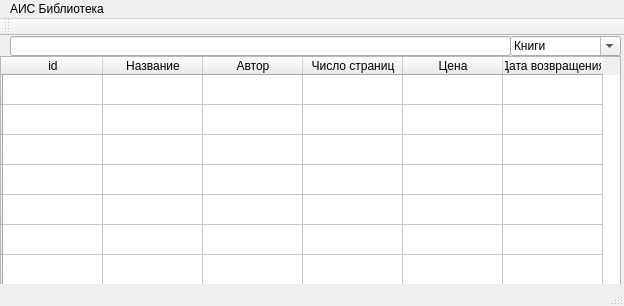
<?xml version="1.0" encoding="UTF-8"?>
<ui version="4.0">
 <class>MainWindow</class>
 <widget class="QMainWindow" name="MainWindow">
  <property name="enabled">
   <bool>true</bool>
  </property>
  <property name="geometry">
   <rect>
    <x>0</x>
    <y>0</y>
    <width>624</width>
    <height>306</height>
   </rect>
  </property>
  <property name="windowTitle">
   <string>MainWindow</string>
  </property>
  <widget class="QWidget" name="centralWidget">
   <widget class="QLineEdit" name="lineEdit">
    <property name="geometry">
     <rect>
      <x>10</x>
      <y>0</y>
      <width>501</width>
      <height>20</height>
     </rect>
    </property>
    <property name="text">
     <string/>
    </property>
   </widget>
   <widget class="QFontComboBox" name="fontComboBox">
    <property name="geometry">
     <rect>
      <x>510</x>
      <y>0</y>
      <width>111</width>
      <height>20</height>
     </rect>
    </property>
    <property name="currentText">
     <string>Книги</string>
    </property>
   </widget>
   <widget class="QTableWidget" name="tableWidget">
    <property name="geometry">
     <rect>
      <x>0</x>
      <y>20</y>
      <width>621</width>
      <height>231</height>
     </rect>
    </property>
    <row>
     <property name="text">
      <string/>
     </property>
    </row>
    <row>
     <property name="text">
      <string/>
     </property>
    </row>
    <row>
     <property name="text">
      <string/>
     </property>
    </row>
    <row>
     <property name="text">
      <string/>
     </property>
    </row>
    <row>
     <property name="text">
      <string/>
     </property>
    </row>
    <row>
     <property name="text">
      <string/>
     </property>
    </row>
    <row>
     <property name="text">
      <string/>
     </property>
    </row>
    <column>
     <property name="text">
      <string>id</string>
     </property>
     <property name="whatsThis">
      <string notr="true"/>
     </property>
     <property name="font">
      <font>
       <kerning>true</kerning>
      </font>
     </property>
    </column>
    <column>
     <property name="text">
      <string>Название</string>
     </property>
    </column>
    <column>
     <property name="text">
      <string>Автор</string>
     </property>
    </column>
    <column>
     <property name="text">
      <string>Число страниц</string>
     </property>
     <property name="textAlignment">
      <set>AlignCenter</set>
     </property>
    </column>
    <column>
     <property name="text">
      <string>Цена</string>
     </property>
     <property name="textAlignment">
      <set>AlignCenter</set>
     </property>
    </column>
    <column>
     <property name="text">
      <string>Дата возвращения</string>
     </property>
    </column>
    <item row="0" column="0">
     <property name="text">
      <string/>
     </property>
    </item>
    <item row="0" column="1">
     <property name="text">
      <string/>
     </property>
    </item>
    <item row="0" column="2">
     <property name="text">
      <string/>
     </property>
    </item>
    <item row="0" column="3">
     <property name="text">
      <string/>
     </property>
    </item>
    <item row="0" column="4">
     <property name="text">
      <string/>
     </property>
    </item>
    <item row="0" column="5">
     <property name="text">
      <string/>
     </property>
    </item>
    <item row="1" column="0">
     <property name="text">
      <string/>
     </property>
    </item>
    <item row="1" column="1">
     <property name="text">
      <string/>
     </property>
    </item>
    <item row="1" column="2">
     <property name="text">
      <string/>
     </property>
    </item>
    <item row="1" column="3">
     <property name="text">
      <string/>
     </property>
    </item>
    <item row="1" column="4">
     <property name="text">
      <string/>
     </property>
    </item>
    <item row="1" column="5">
     <property name="text">
      <string/>
     </property>
    </item>
    <item row="2" column="0">
     <property name="text">
      <string/>
     </property>
    </item>
    <item row="2" column="1">
     <property name="text">
      <string/>
     </property>
    </item>
    <item row="2" column="2">
     <property name="text">
      <string/>
     </property>
    </item>
    <item row="2" column="3">
     <property name="text">
      <string/>
     </property>
    </item>
    <item row="2" column="4">
     <property name="text">
      <string/>
     </property>
    </item>
    <item row="2" column="5">
     <property name="text">
      <string/>
     </property>
    </item>
    <item row="3" column="0">
     <property name="text">
      <string/>
     </property>
    </item>
    <item row="3" column="1">
     <property name="text">
      <string/>
     </property>
    </item>
    <item row="3" column="2">
     <property name="text">
      <string/>
     </property>
    </item>
    <item row="3" column="3">
     <property name="text">
      <string/>
     </property>
    </item>
    <item row="3" column="4">
     <property name="text">
      <string/>
     </property>
    </item>
    <item row="3" column="5">
     <property name="text">
      <string/>
     </property>
    </item>
    <item row="4" column="0">
     <property name="text">
      <string/>
     </property>
    </item>
    <item row="4" column="1">
     <property name="text">
      <string/>
     </property>
    </item>
    <item row="4" column="2">
     <property name="text">
      <string/>
     </property>
    </item>
    <item row="4" column="3">
     <property name="text">
      <string/>
     </property>
    </item>
    <item row="4" column="4">
     <property name="text">
      <string/>
     </property>
    </item>
    <item row="4" column="5">
     <property name="text">
      <string/>
     </property>
    </item>
    <item row="5" column="0">
     <property name="text">
      <string/>
     </property>
    </item>
    <item row="5" column="1">
     <property name="text">
      <string/>
     </property>
    </item>
    <item row="5" column="2">
     <property name="text">
      <string/>
     </property>
    </item>
    <item row="5" column="3">
     <property name="text">
      <string/>
     </property>
    </item>
    <item row="5" column="4">
     <property name="text">
      <string/>
     </property>
    </item>
    <item row="5" column="5">
     <property name="text">
      <string/>
     </property>
    </item>
    <item row="6" column="0">
     <property name="text">
      <string/>
     </property>
    </item>
    <item row="6" column="1">
     <property name="text">
      <string/>
     </property>
    </item>
    <item row="6" column="2">
     <property name="text">
      <string/>
     </property>
    </item>
    <item row="6" column="3">
     <property name="text">
      <string/>
     </property>
    </item>
    <item row="6" column="4">
     <property name="text">
      <string/>
     </property>
    </item>
    <item row="6" column="5">
     <property name="text">
      <string/>
     </property>
    </item>
   </widget>
  </widget>
  <widget class="QMenuBar" name="menuBar">
   <property name="geometry">
    <rect>
     <x>0</x>
     <y>0</y>
     <width>624</width>
     <height>21</height>
    </rect>
   </property>
   <widget class="QMenu" name="menu">
    <property name="title">
     <string>АИС Библиотека</string>
    </property>
    <addaction name="action"/>
    <addaction name="action_2"/>
    <addaction name="separator"/>
    <addaction name="action_5"/>
   </widget>
   <addaction name="menu"/>
  </widget>
  <widget class="QToolBar" name="mainToolBar">
   <attribute name="toolBarArea">
    <enum>TopToolBarArea</enum>
   </attribute>
   <attribute name="toolBarBreak">
    <bool>false</bool>
   </attribute>
  </widget>
  <widget class="QStatusBar" name="statusBar"/>
  <action name="action">
   <property name="text">
    <string>Добавить книгу</string>
   </property>
  </action>
  <action name="action_2">
   <property name="text">
    <string>Исключить книгу</string>
   </property>
  </action>
  <action name="action_5">
   <property name="text">
    <string>Добавить читателя</string>
   </property>
  </action>
 </widget>
 <layoutdefault spacing="6" margin="11"/>
 <resources/>
 <connections/>
</ui>
